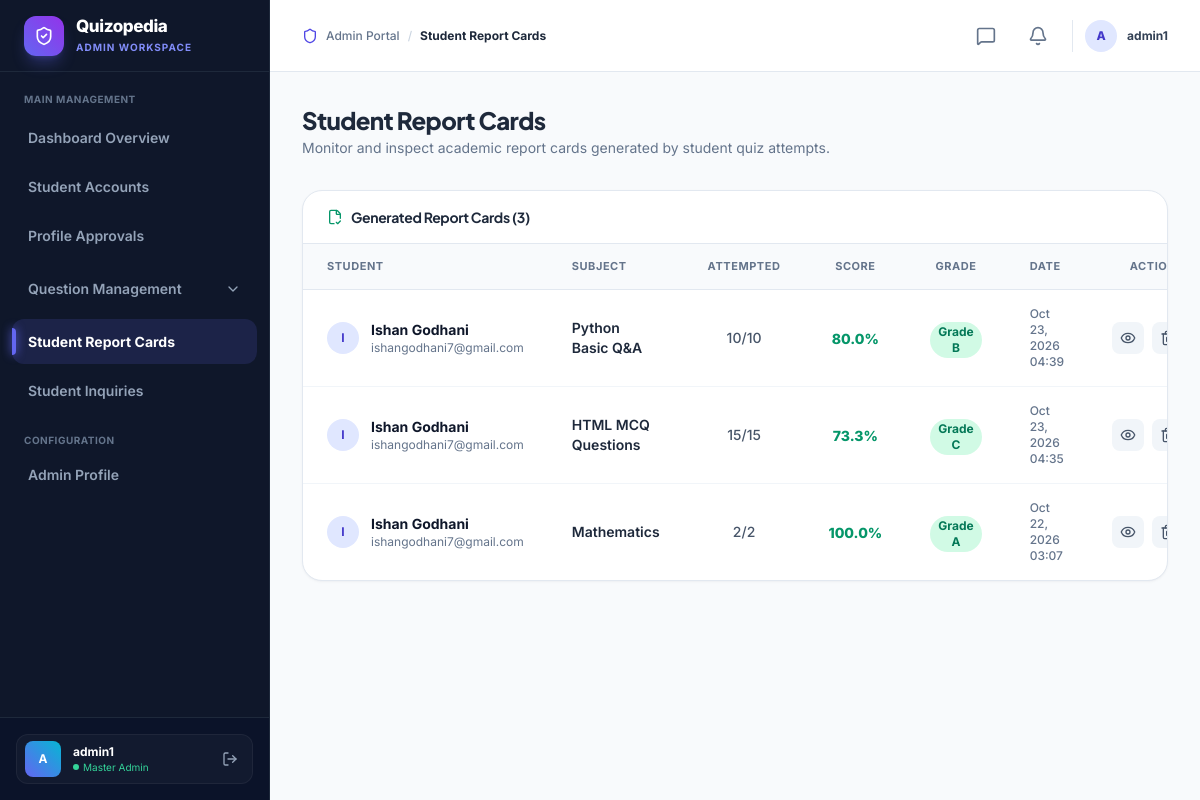
The app's page /admin-dashboard/report-cards/ (signed in), older data.
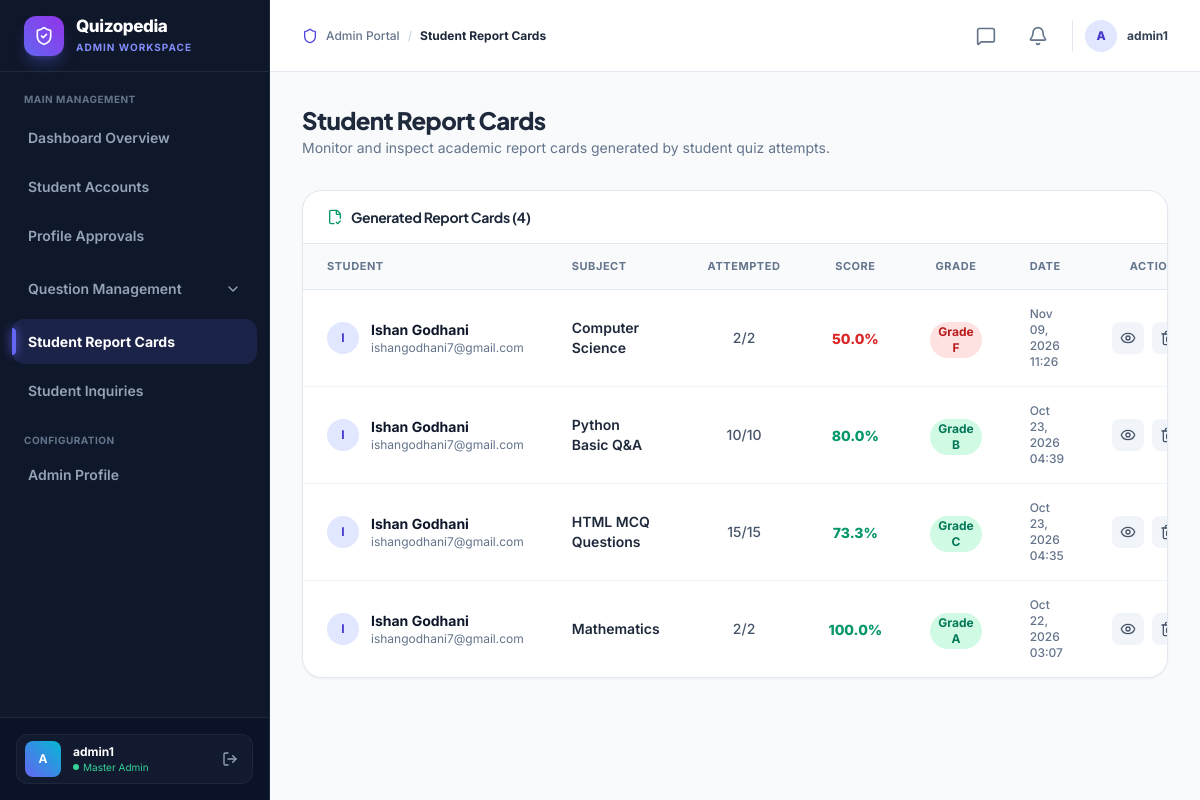
The same page, newer data.
### user/models.py (models this page shows, shortened)
class ReportCard(models.Model):
    student = models.ForeignKey(Student, on_delete=models.CASCADE, related_name='report_cards')
    subject = models.ForeignKey(Subject, on_delete=models.CASCADE, related_name='report_cards')
    total_questions = models.IntegerField()
    attempted_questions = models.IntegerField()
    correct_answers = models.IntegerField()
    wrong_answers = models.IntegerField()
    total_marks = models.IntegerField()
    obtained_marks = models.IntegerField()
    percentage = models.FloatField()
    result_grade = models.CharField(max_length=10)
    created_at = models.DateTimeField(auto_now_add=True)

class Student(models.Model):
    user = models.OneToOneField(User, on_delete=models.CASCADE, related_name='student')
    phone = models.CharField(max_length=15)
    @property
    def name(self):
        return self.user.first_name if self.user else ""
    @property
    def email(self):
        return self.user.email if self.user else ""

class Subject(models.Model):
    id = models.BigAutoField(primary_key=True)
    name = models.CharField(max_length=150, unique=True, verbose_name="Subject Name")
    description = models.TextField(blank=True, verbose_name="Description")
    created_at = models.DateTimeField(auto_now_add=True, verbose_name="Created At")
    updated_at = models.DateTimeField(auto_now=True, verbose_name="Updated At")
    class Meta:
        ordering = ['name']
        verbose_name = 'Subject'
        verbose_name_plural = 'Subjects'
        constraints = [
            models.UniqueConstraint(
                Lower('name'),
                name='unique_subject_name_case_insensitive'
            )
        ]

### adminpanel/views.py (the view)
# urls.py: path('admin-dashboard/report-cards/', views.admin_report_cards, name='admin_report_cards'),
@admin_required
def admin_report_cards(request):
    report_cards = ReportCard.objects.select_related('student__user', 'subject').all().order_by('-created_at')
    return render(request, 'adminpanel/report_cards.html', {
        'report_cards': report_cards
    })

### user/models.py (called while the page is built)
    def _translate_aliases(self, kwargs):
        new_kwargs = {}
        for k, v in kwargs.items():
            if k == 'status' and isinstance(v, str):
                v = v.strip().lower()
            if k == 'name' or k.startswith('name__'):
                new_kwargs['sender_' + k] = v
            elif k == 'email' or k.startswith('email__'):
                new_kwargs['sender_' + k] = v
            elif k == 'timestamp' or k.startswith('timestamp__'):
                new_kwargs['created_at' + k[9:]] = v
            else:
                new_kwargs[k] = v
        return new_kwargs

    def filter(self, *args, **kwargs):
        return super().filter(*args, **self._translate_aliases(kwargs))

### adminpanel/templates/adminpanel/report_cards.html (shortened to what the changed rows need)
{% extends 'adminpanel/base.html' %}
{% block content %}
<div class="mb-8 flex flex-col sm:flex-row sm:items-center sm:justify-between gap-4">
  <div>
    <h1 class="text-2xl font-extrabold text-slate-800 tracking-tight">Student Report Cards</h1>
  </div>
</div>
<div class="glass-card overflow-hidden">
  <div class="px-6 py-4 border-b border-slate-200 flex items-center justify-between">
    <div class="flex items-center gap-2">
      <i data-lucide="file-check-2" class="w-4 h-4 text-emerald-600"></i>
      <h2 class="text-sm font-bold text-slate-800">Generated Report Cards ({{ report_cards|length }})</h2>
    </div>
  </div>
  <div class="overflow-x-auto">
    <table class="w-full text-left border-collapse">
      <thead>
        <tr class="border-b border-slate-200 bg-slate-50 text-[11px] font-bold text-slate-500 uppercase tracking-wider">
          <th class="px-6 py-3.5">Student</th>
          <th class="px-6 py-3.5">Subject</th>
          <th class="px-6 py-3.5 text-center">Attempted</th>
          <th class="px-6 py-3.5 text-center">Score</th>
          <th class="px-6 py-3.5 text-center">Grade</th>
          <th class="px-6 py-3.5">Date</th>
          <th class="px-6 py-3.5 text-right">Actions</th>
        </tr>
      </thead>
      <tbody class="divide-y divide-slate-100 text-slate-800">
        {% if report_cards %}
          {% for card in report_cards %}
          <tr class="hover:bg-slate-50 transition duration-150">
            <td class="px-6 py-4">
              <div class="flex items-center gap-3">
                <div class="w-8 h-8 rounded-full bg-indigo-100 text-indigo-700 flex items-center justify-center font-bold text-xs">
                  {{ card.student.user.username|slice:":1"|upper }}
                </div>
                <div>
                  <p class="text-sm font-bold text-slate-900">{{ card.student.user.first_name|default:card.student.user.username }}</p>
                  <p class="text-xs text-slate-500">{{ card.student.user.email }}</p>
                </div>
              </div>
            </td>
            <td class="px-6 py-4 text-sm font-semibold text-slate-800">
              {{ card.subject.name }}
            </td>
            <td class="px-6 py-4 text-center text-sm font-medium text-slate-600">
              {{ card.attempted_questions }}/{{ card.total_questions }}
            </td>
            <td class="px-6 py-4 text-center">
              <span class="text-sm font-extrabold {% if card.percentage >= 60 %}text-emerald-600{% else %}text-red-600{% endif %}">{{ card.percentage }}%</span>
            </td>
            <td class="px-6 py-4 text-center">
              {% if card.result_grade == 'F' %}
              <span class="inline-flex items-center justify-center px-2 py-0.5 rounded-full bg-red-100 text-red-700 text-xs font-bold">
                Grade F
              </span>
              {% else %}
              <span class="inline-flex items-center justify-center px-2 py-0.5 rounded-full bg-emerald-100 text-emerald-700 text-xs font-bold">
                Grade {{ card.result_grade }}
              </span>
              {% endif %}
            </td>
            <td class="px-6 py-4 text-xs text-slate-500 font-medium">
              {{ card.created_at|date:"M d, Y H:i" }}
            </td>
            <td class="px-6 py-4 text-right">
              <div class="flex items-center justify-end gap-2">
                <a href="{% url 'admin_report_card_detail' card.id %}"
                  class="p-2 rounded-lg bg-slate-100 hover:bg-indigo-50 hover:text-indigo-600 text-slate-600 transition" title="View Details">
                  <i data-lucide="eye" class="w-4 h-4"></i>
                </a>
                <form method="POST" action="{% url 'admin_report_card_delete' card.id %}"
                  onsubmit="return confirm('Are you sure you want to permanently delete this report card?');" class="inline">
                  <button type="submit"
                    class="p-2 rounded-lg bg-slate-100 hover:bg-red-50 hover:text-red-600 text-slate-600 transition" title="Delete">
                    <i data-lucide="trash-2" class="w-4 h-4"></i>
                  </button>
                </form>
              </div>
            </td>
          </tr>
          {% endfor %}
        {% endif %}
      </tbody>
    </table>
  </div>
</div>
{% endblock %}

Row changes from the older to the newer data that the page shows:
added ReportCard: student.user.username "I", student.user.first_name "Ishan Godhani", student.user.email "ishangodhani7@gmail.com", subject.name "Computer Science", attempted_questions "2", total_questions "2", percentage "50.0", result_grade "Grade F", created_at "Nov 09, 2026 11:26"
Text that changed along with them:
{{ report_cards|length }}: "3" → "4"
